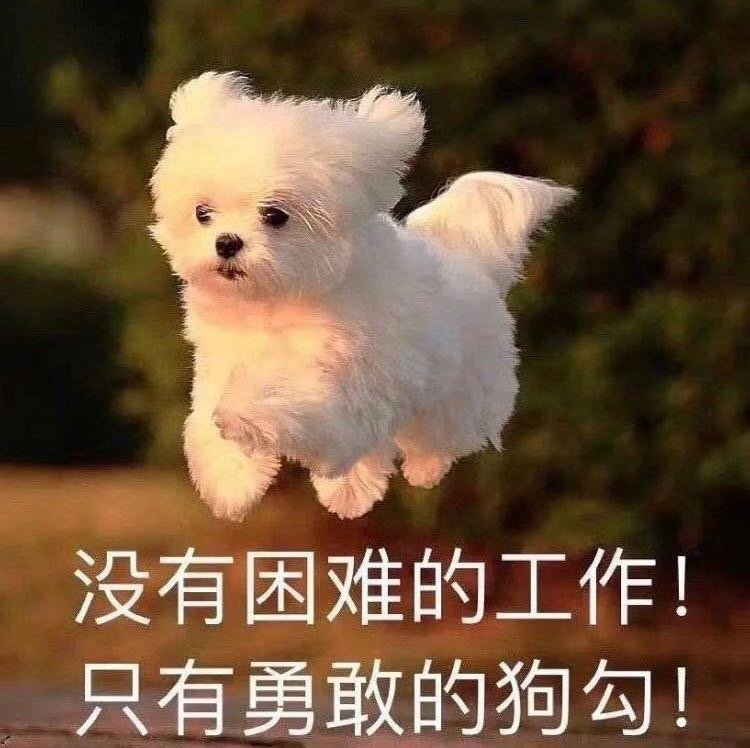
#> input picture dog.jpg, 750 x 748 px
$ python '練習二.py'   (older library calls are emulated)
#> lines starting #> are read from the running program, lines starting #| are printed output that depends on the picture
import numpy as np
import cv2
import math
import matplotlib.pyplot as plt

def calc_energy(img):
    x = cv2.Sobel(img, cv2.CV_16S, 1, 0, ksize=3)
    y = cv2.Sobel(img, cv2.CV_16S, 0, 1, ksize=3)

    absX = cv2.convertScaleAbs(x)
    absY = cv2.convertScaleAbs(y)

    # 將兩個軸向的測邊結果相加，形成完整輪廓
    dst = cv2.addWeighted(absX, 0.5, absY,0.5,0)
    cv2.imshow('energy',dst)
    cv2.waitKey(0)
    return dst

def LinearEquation(energy,img):
    (Blue,Green,Red)= cv2.split(img)
    Blue = Blue/255
    Green = Green/255
    Red =Red/255

    for i in range(len(energy)):
        for j in range(len(energy[0])):
            H =120 * energy[i][j]/255+ 180
            S=1
            I=2/3
                # print(H)
            if(H>=0 and H<120):
                B = I*(1-S)
                R = I*(1+(S*math.cos(H*math.pi/180))/(math.cos((60-H)*math.pi/180)))
                G = 3*I-(R+B)
            elif(H>=120 and H<240):
                H=H-120
                R=I*(1-S)
                G=I*(1+(S*math.cos(H*math.pi/180))/(math.cos((60-H)*math.pi/180)))
                B=3*I-(R+G)
            elif(H>=240 and H<360):
                H=H-240
                G=I*(1-S)
                B=I*(1+(S*math.cos(H*math.pi/180))/(math.cos(60*math.pi/180-H*math.pi/180)))
                R=3*I-(B+G)
            Blue[i][j] = B
            Green[i][j] = G
            Red[i][j] = R

    new = cv2.merge([Blue,Green,Red])
    cv2.imshow('new',new)
    cv2.waitKey(0)
def main():
    # 讀取影像
    img = cv2.imread("dog.jpg")
#> img is the input picture: shape (748, 750, 3); mean B, G, R 59, 82.2, 107.5
    gray_img = cv2.cvtColor(img, cv2.COLOR_BGR2GRAY)
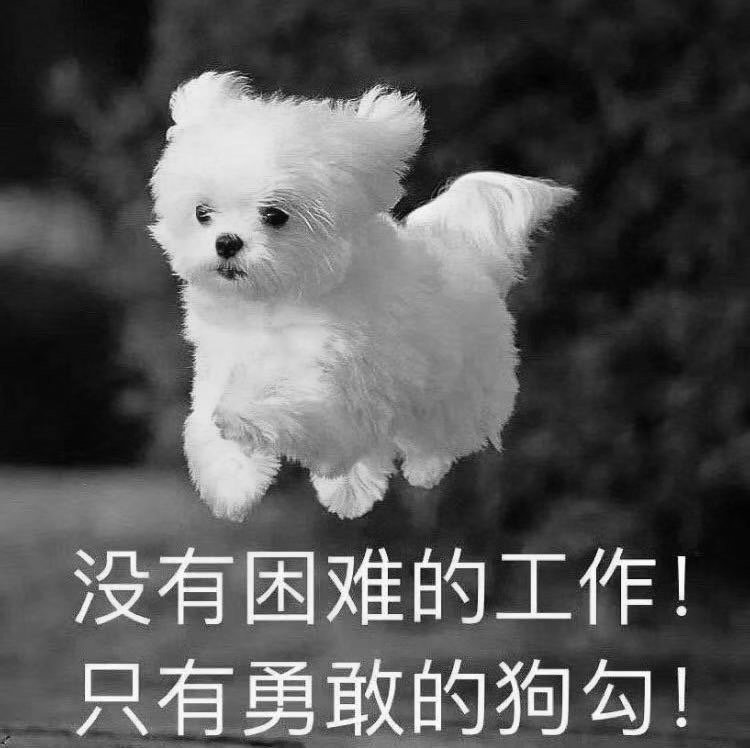
#> gray_img: shape (748, 750); min 1, max 255, mean 87.1

    map = calc_energy(gray_img)
#> in calc_energy, `y = cv2.Sobel(img, cv2.CV_16S, 0, 1, ksize=3)`:
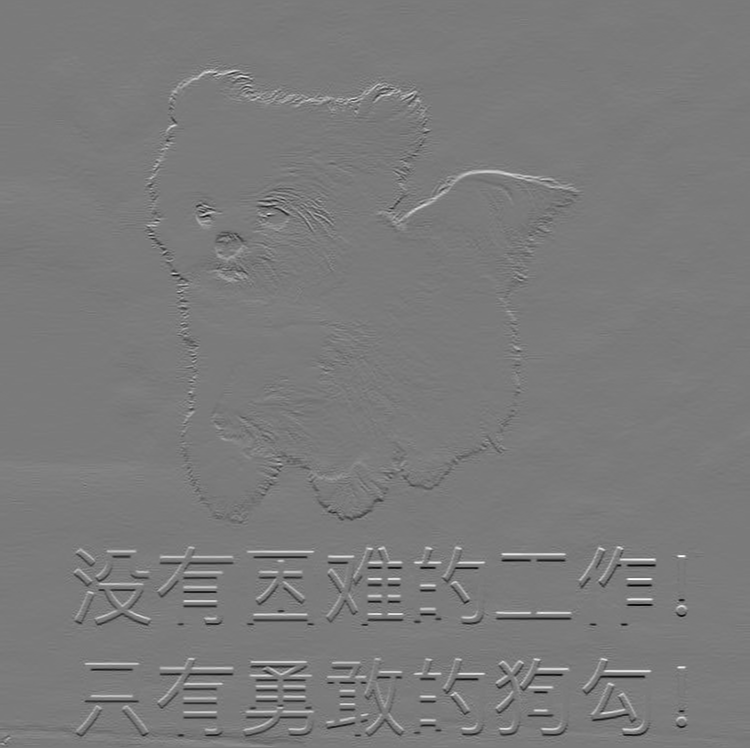
#> y: shape (748, 750) int16; min -893, max 959, mean 0.6; drawn with min black and max white
    LinearEquation(map,img)
#> after the loop in LinearEquation, `for i in range(len(energy)):`:
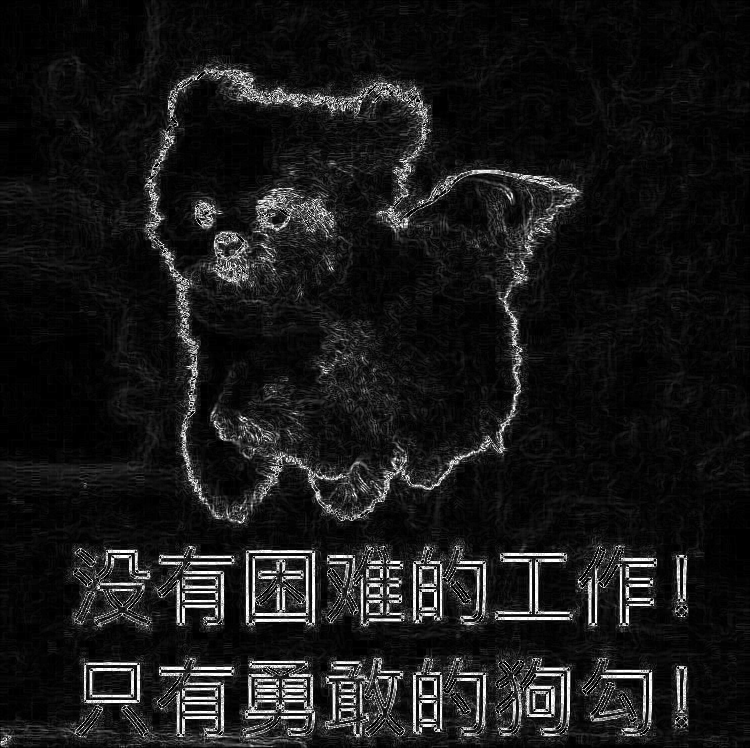
#> Blue: shape (748, 750) float64; min 1, max 1.99, mean 1.1; drawn with min black and max white
#> after the loop in LinearEquation, `for i in range(len(energy)):`:
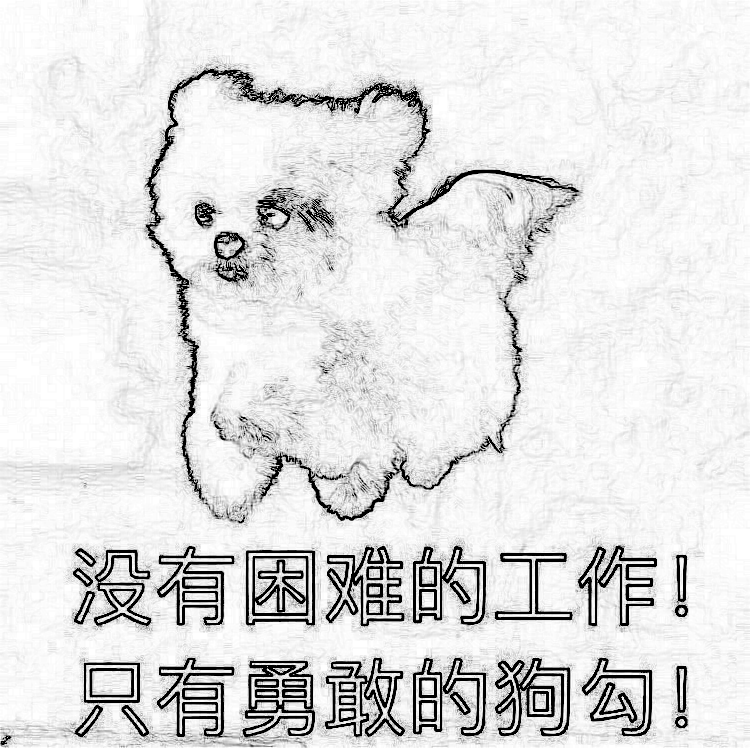
#> Green: shape (748, 750) float64; min 0, max 1, mean 0.883
#> after the loop in LinearEquation, `for i in range(len(energy)):`:
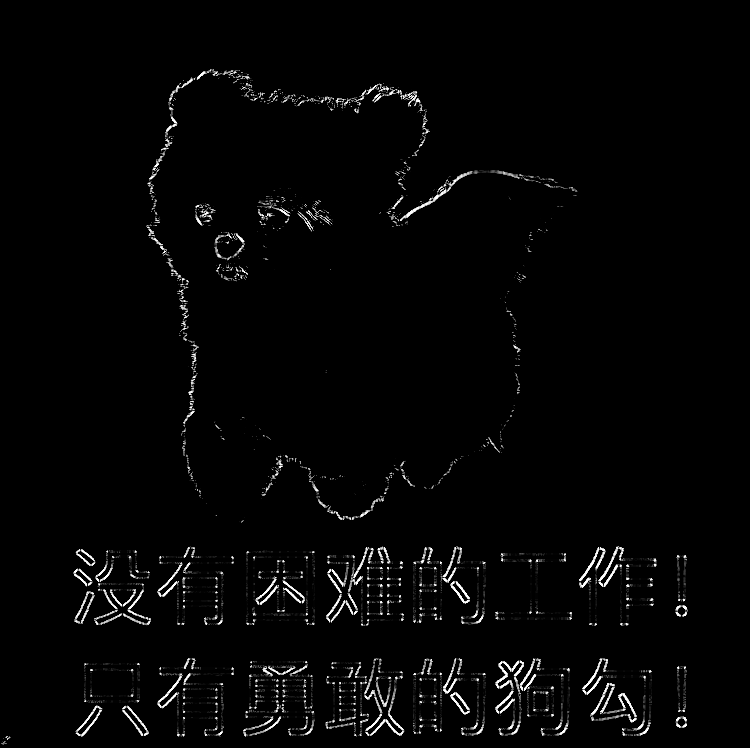
#> Red: shape (748, 750) float64; min 0, max 1, mean 0.0203
#> in LinearEquation, `new = cv2.merge([Blue,Green,Red])`:
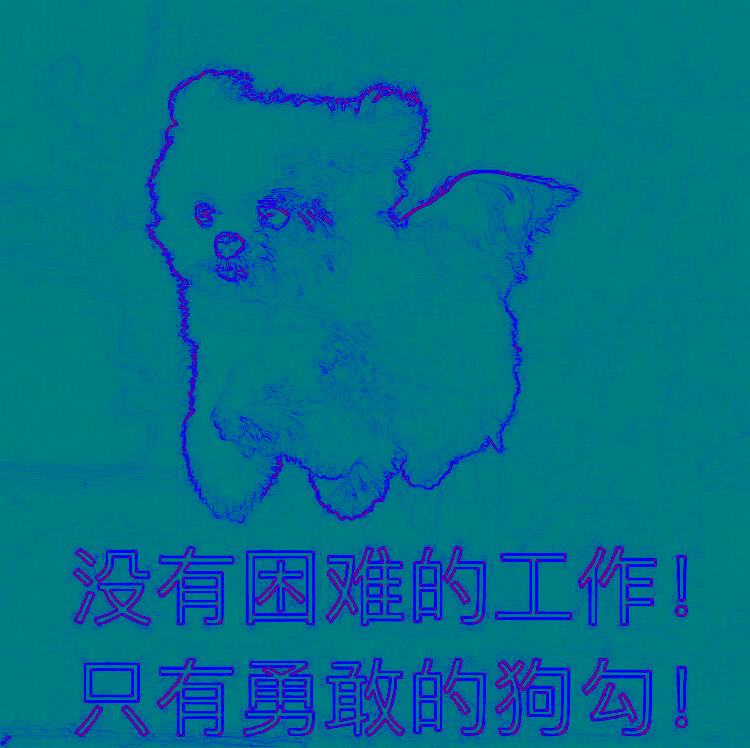
#> new: shape (748, 750, 3) float64; mean of channels 0, 1, 2 1.1, 0.883, 0.0203; drawn with min black and max white
#> in LinearEquation, `cv2.imshow('new',new)`:
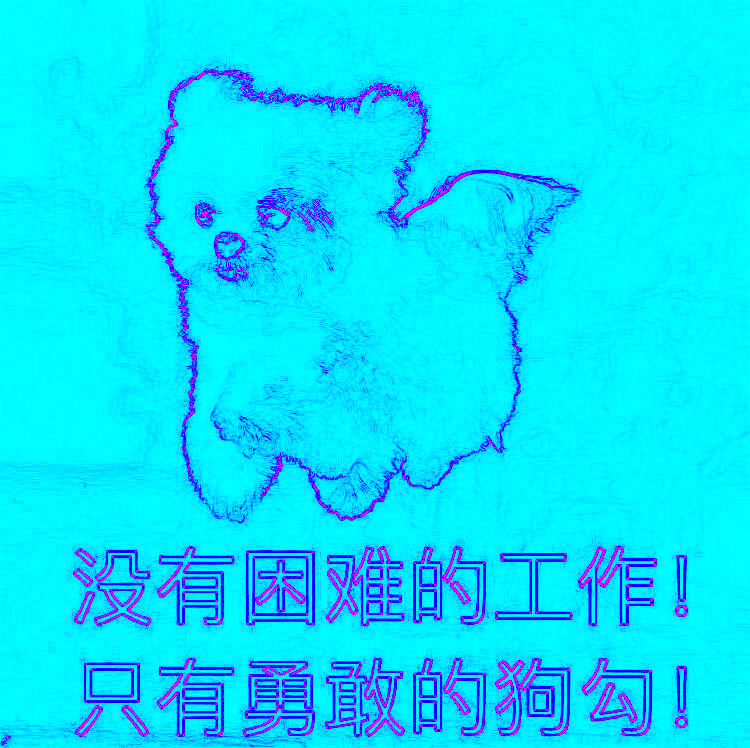
#> window 'new': shape (748, 750, 3); mean B, G, R 255, 224.6, 5.1
     # 3 channel

    # print(G)
    # plt.imshow(map)
if __name__ == "__main__":
    main()
